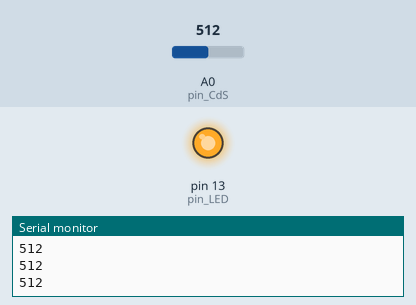
Recording of a sketch running on a simulated Arduino Uno, built with avr-gcc and run on an emulated ATmega328P. Shown: output pins drawn as LEDs (lit = HIGH), the last lines printed to the serial monitor. The test bench sets the inputs (shaded band); at power-on: A0 (pin_CdS) = 512.

Above: at 1.2 s.
1.3 s: A0 (pin_CdS) set to 530
At 2.2 s:
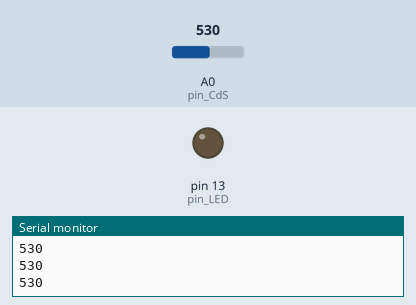
2.8 s: A0 (pin_CdS) set to 511
At 3.4 s:
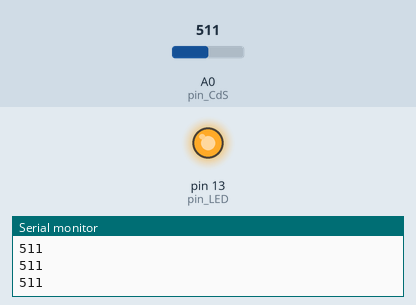
4.3 s: A0 (pin_CdS) set to 716
At 5.7 s:
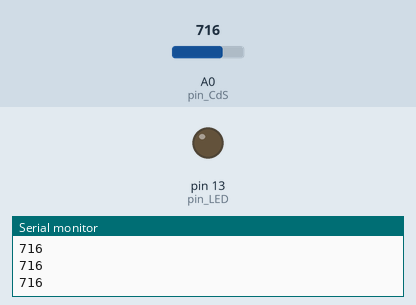
Timing chart, 0 to 7.3 s (numbered marks = the images above; inputs shaded):
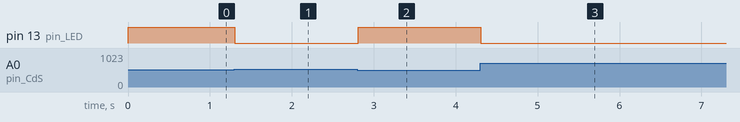

The sketch:

sketch_dec07f.ino
```cpp
int pin_CdS = A0;
int pin_LED = 13;
int val = 0;

void setup()
{
  Serial.begin(9600);
  pinMode(pin_LED, OUTPUT);
  pinMode(pin_CdS, INPUT);
}

void loop()
{
  val = analogRead(pin_CdS);
  Serial.println(val);
  if(val<=512){
    digitalWrite(pin_LED, HIGH);
  }
  else {
    digitalWrite(pin_LED, LOW);
  }
}
```

Measured:
- the behaviour switches between 512 and 513 on A0 (pin_CdS) (found by bisection; images 0 and 1)
- after the input at 1.3 s, pin 13 (pin_LED): HIGH → LOW at once
- after the input at 2.8 s, pin 13 (pin_LED): LOW → HIGH at once
- after the input at 4.3 s, pin 13 (pin_LED): HIGH → LOW at once
